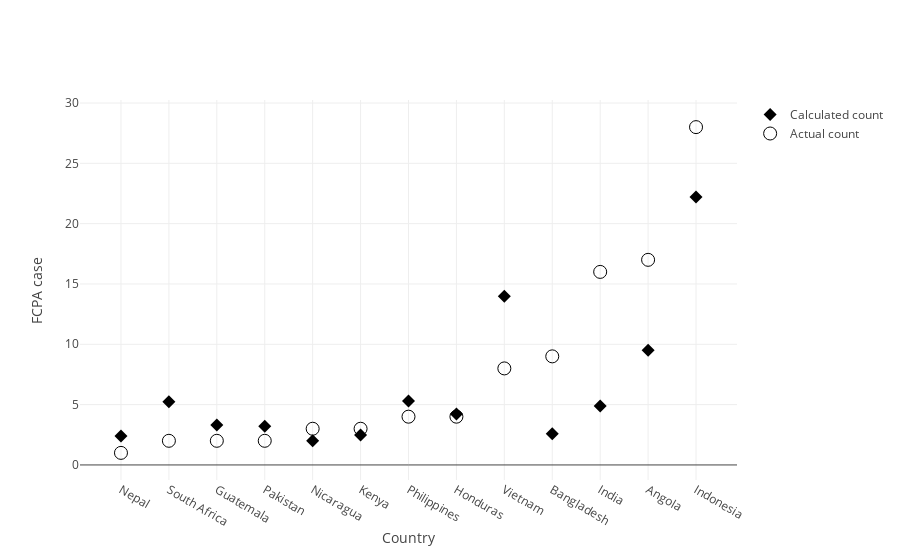

Notebook code for this chart:
### Code cell
df_hdi_medium_sorted = df_hdi_medium.sort_values(by='Count')


import plotly.plotly as py
import plotly.graph_objs as go
trace1 = go.Scatter(
    x = df_hdi_medium_sorted['Country'],
    y = np.exp(df_hdi_medium_sorted['Calc Count']),
    text = df_hdi_medium_sorted['Legend'],
    mode='markers',
    marker=dict(symbol = 'diamond', color ='black',size=10),
    name = 'Calculated count'
)

trace2 = go.Scatter(
    y = df_hdi_medium_sorted['Count'],
    x = df_hdi_medium_sorted['Country'],
    text = df_hdi_medium_sorted['Legend'],
    mode='markers',
    marker=dict(size=13, color ='black', symbol = "circle-open"),   
    name = 'Actual count'
)

layout = go.Layout(
    yaxis=dict(
        title = 'FCPA case'
    ),
    xaxis=dict(
        title = 'Country'
    )
)
data = [trace1, trace2]

plotly.offline.iplot({'data': data, 'layout': layout}, filename='HDI vs fcpa: medium HDI', config={'showLink': False})

### Figure 1 — Plotly figure (JSON) as saved in the notebook; plotly's stock layout.template omitted (floating-point values rounded to 4 significant figures)
{"data": [{"marker": {"color": "black", "size": 10, "symbol": "diamond"}, "mode": "markers", "name": "Calculated count", "text": ["pm 10.0<br>cti 5.0<br>rt 0.0", "pm 14.0<br>cti 4.0<br>rt 0.0", "pm 14.0<br>cti 3.0<br>rt 7.0", "pm 3.0<br>cti 5.0<br>rt 0.0", "pm 15.0<br>cti 4.0<br>rt 4.0", "pm 12.0<br>cti 4.0<br>rt 0.0", "pm 2.0<br>cti 7.0<br>rt 6.0", "pm 13.0<br>cti 2.0<br>rt 0.0", "pm 8.0<br>cti 7.0<br>rt 3.0", "pm 15.0<br>cti 6.0<br>rt 0.0", "pm 13.0<br>cti 6.0<br>rt 7.0", "pm 5.0<br>cti 4.0<br>rt 0.0", "pm 10.0<br>cti 5.0<br>rt 6.0"], "type": "scatter", "uid": "d6ebb746-ca11-11e8-a66e-c48e8ff48516", "x": ["Nepal", "South Africa", "Guatemala", "Pakistan", "Nicaragua", "Kenya", "Philippines", "Honduras", "Vietnam", "Bangladesh", "India", "Angola", "Indonesia"], "y": [2.406, 5.242, 3.32, 3.204, 2.011, 2.488, 5.303, 4.229, 13.98, 2.584, 4.887, 9.496, 22.2]}, {"marker": {"color": "black", "size": 13, "symbol": "circle-open"}, "mode": "markers", "name": "Actual count", "text": ["pm 10.0<br>cti 5.0<br>rt 0.0", "pm 14.0<br>cti 4.0<br>rt 0.0", "pm 14.0<br>cti 3.0<br>rt 7.0", "pm 3.0<br>cti 5.0<br>rt 0.0", "pm 15.0<br>cti 4.0<br>rt 4.0", "pm 12.0<br>cti 4.0<br>rt 0.0", "pm 2.0<br>cti 7.0<br>rt 6.0", "pm 13.0<br>cti 2.0<br>rt 0.0", "pm 8.0<br>cti 7.0<br>rt 3.0", "pm 15.0<br>cti 6.0<br>rt 0.0", "pm 13.0<br>cti 6.0<br>rt 7.0", "pm 5.0<br>cti 4.0<br>rt 0.0", "pm 10.0<br>cti 5.0<br>rt 6.0"], "type": "scatter", "uid": "d6ebb747-ca11-11e8-b0af-c48e8ff48516", "x": ["Nepal", "South Africa", "Guatemala", "Pakistan", "Nicaragua", "Kenya", "Philippines", "Honduras", "Vietnam", "Bangladesh", "India", "Angola", "Indonesia"], "y": [1, 2, 2, 2, 3, 3, 4, 4, 8, 9, 16, 17, 28]}], "layout": {"xaxis": {"title": "Country"}, "yaxis": {"title": "FCPA case"}}}
